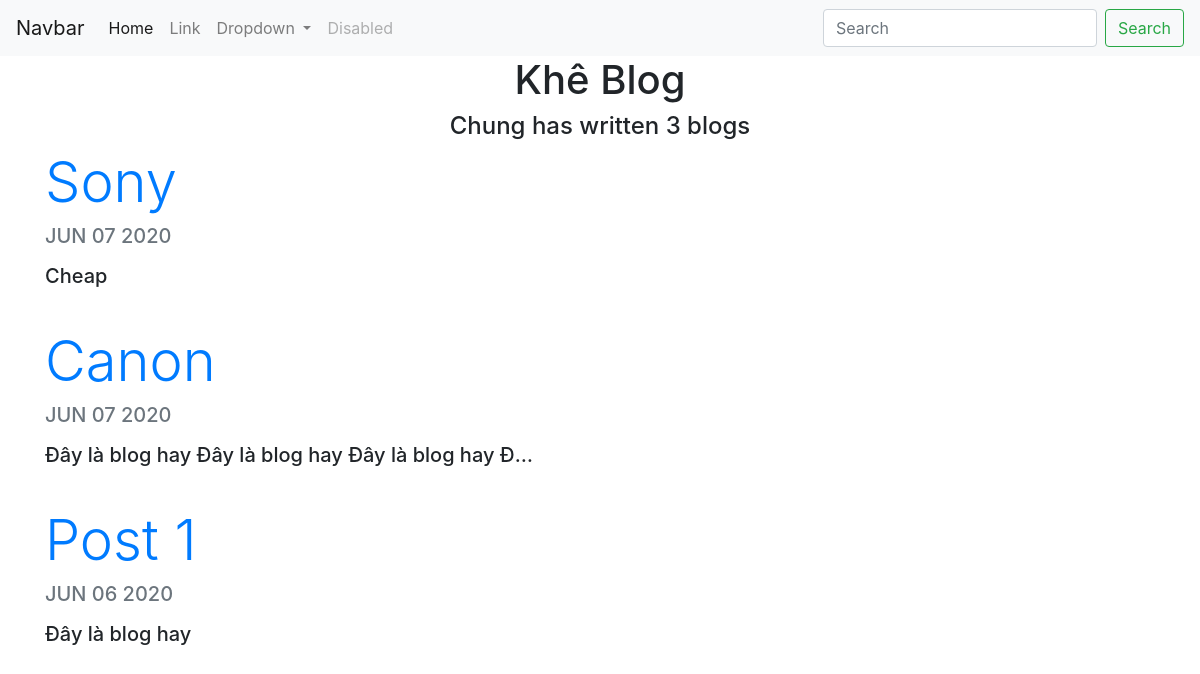
Screenshot of /blog/ with the database file from the repository.
### blog/models.py (models this page shows, shortened)
class Blog(models.Model):
    title = models.CharField(max_length = 100, blank = True)
    description = models.CharField(max_length = 150)
    date = models.DateField(datetime.date.today)
    url = models.URLField(blank = True)

### blog/views.py (the view)
# urls.py: path('', views.all_blogs, name = 'all_blogs'),
def all_blogs(request):
    blogs = Blog.objects.order_by('-date')[:5] #it will come the lastest post by date and display only 5 posts
    return render(request, 'blog/all_blogs.html', {'blogs': blogs})

### blog/templates/blog/all_blogs.html
{% extends "portfolio/base.html" %}
    {% block content %}
        <h1 class="container text-center ">Khê Blog</h1>
        <h4 class="container text-center">Chung has written {{ blogs.count }} blog{{ blogs.count|pluralize }}</h4>
        {% for blog in blogs %}
        <div class="container">
            <h4 class="display-4 text-primary"><a href="{% url 'blog:detail' blog.id %}">{{blog.title}}</a></h4>
            <h5 class="blockquote text-muted">{{ blog.date|date:'M d Y'|upper }}</h5>
            <h5 class="blockquote">{{ blog.description|safe|truncatechars:50 }}</h5>
        </div><br>
        {% endfor %}
    {% endblock %}

### rows the page displays
Blog: title "Sony", date "JUN 07 2020", description "Cheap"
Blog: title "Canon", date "JUN 07 2020", description "Đây là blog hay Đây là blog hay Đây là blog hay Đ…"
Blog: title "Post 1", date "JUN 06 2020", description "Đây là blog hay"

### other values shown
{{ blogs.count }} "3"
